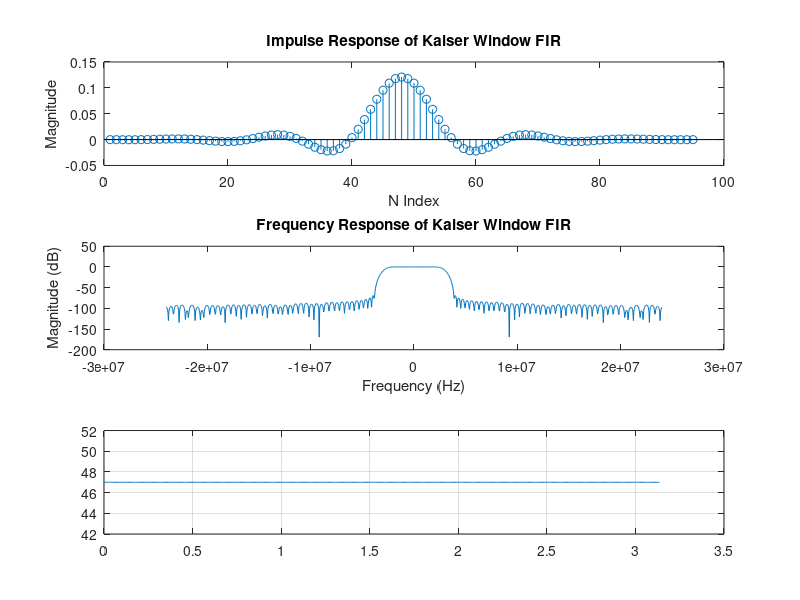
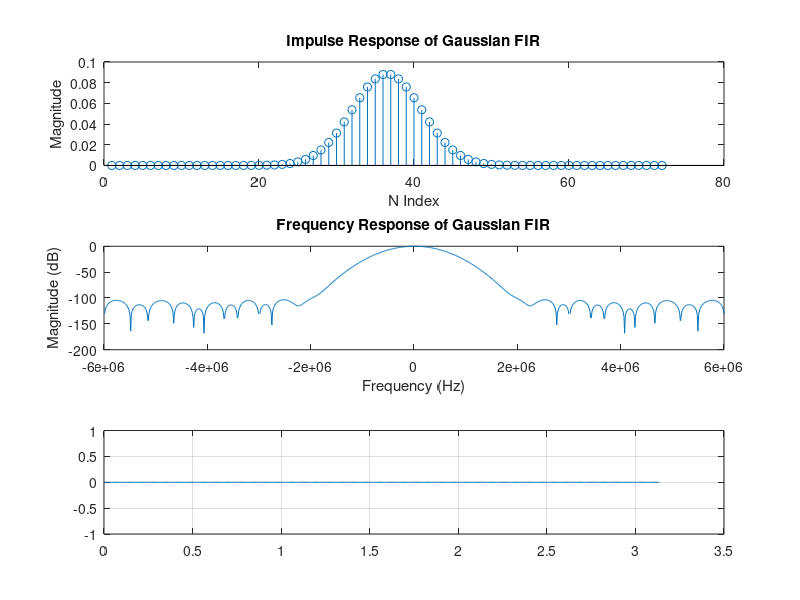

Write the MATLAB code that produced these figures, in order.
clear;
%----------------------------------
%Sampling Information
%----------------------------------
sampling_freq = 48e6;
if sampling_freq > 60e6,
    clk_mult = 2;
    downsample = 8;
else
    clk_mult = 3;
    downsample = 12;
end
filter_clk = sampling_freq*clk_mult;
sampling_freq_div2 = sampling_freq/2;

fs = sampling_freq;                  % sampling rate
T=1/fs;                      % sampling period
N=1024;                      % N Points for FFT/IFFT
n=0:1:N-1;                   
f=-fs/2:fs/(N-1):fs/2;       % frequency range vector
%---------------------------------------
% Kaiser Window FIR 128 Tap
%---------------------------------------
wp = 2e6;
ws = 3e6;
error = 0.001;

[n,Wn,bta,filtype] = kaiserord( [wp ws], [1 0], [error error], fs);
h_k = fir1(n, Wn, filtype, kaiser(n+1,bta), 'noscale');

if downsample == 8, Coeff_limit = 63; end
if downsample == 12, Coeff_limit = 95; end

while length(h_k) ~= Coeff_limit,
    ws = ws + 0.01e6;
    [n,Wn,bta,filtype] = kaiserord( [wp ws], [1 0], [error error], fs);
    h_k = fir1(n, Wn, filtype, kaiser(n+1,bta), 'noscale');
end
h_k_dec=round(h_k*2^17);

for x = 1:length(h_k_dec)
    if h_k_dec(x) < 0 
        h_k_dec(x) = h_k_dec(x) + 2^18;
    end
end

%save('3MHz.kcf','h_k_dec','-ASCII');

h_k = round(h_k*2^17)/2^17;
%h_k(1:length(h_k)) = 1;
figure(1);
subplot(3,1,1);
stem(h_k);
title('Impulse Response of Kaiser Window FIR');
xlabel('N Index');
ylabel('Magnitude');
subplot(3,1,2);
H_k = fftshift(fft(h_k,N));
plot(f, 10*log(abs(H_k)));
title('Frequency Response of Kaiser Window FIR');
xlabel('Frequency (Hz)');
ylabel('Magnitude (dB)');
subplot(3,1,3);
grpdelay(angle(h_k));
%---------------------------------------
% Gaussian FIR 72 Tap
%---------------------------------------
fs=sampling_freq/4;                  % sampling rate
f=-fs/2:fs/(N-1):fs/2;       % frequency range vector
T=1/fs;                      % sampling period

t_g = -35.5:1:35.5; % 72 Coefficents
CF = 2.0122^.5;          % Correction Factor for BW7

PW = 12/12e6;    % Pulse Width
BW = 1/(2*PW*CF);  % 3dB Bandwidth
R_BW = 1/(2*PW);    % Real Bandwidth
alpha = sqrt(log(2))/(sqrt(2)*BW*T);
h_g = (sqrt(pi)/alpha)*exp(-(pi^2/alpha^2).*(t_g.*t_g));
coef_sum = sum(h_g);
h_g = h_g/coef_sum; %Normalize to Gain = 1

h_g_dec = round(h_g*2^17);

for x = 1:length(h_g_dec)
    if h_g_dec(x) < 0 
        h_g_dec(x) = h_g_dec(x) + 2^18;
    end
end

%save('25.gcf','h_g_dec','-ASCII');
h_g = round(h_g*2^17)/2^17;

figure(2);
subplot(3,1,1);
stem(h_g);
title('Impulse Response of Gaussian FIR');
xlabel('N Index');
ylabel('Magnitude');
H_g = fftshift(fft(h_g,N));
subplot(3,1,2);
plot(f, 10*log(abs(H_g)));
Cutoff = 10*log(abs(H_g(round(N*(R_BW+fs/2)/fs))));
title('Frequency Response of Gaussian FIR');
xlabel('Frequency (Hz)');
ylabel('Magnitude (dB)');
subplot(3,1,3);
grpdelay(angle(h_g));